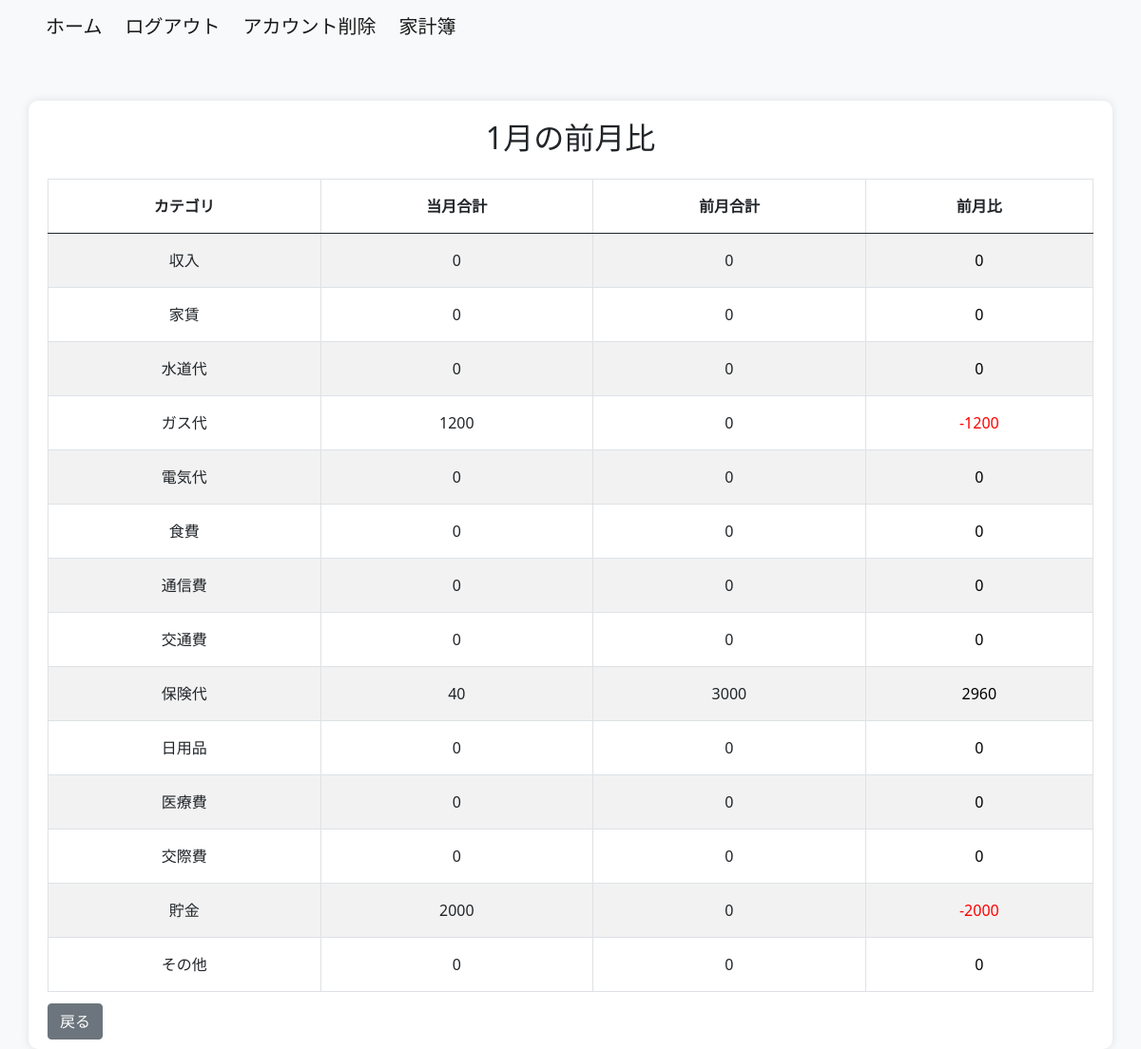
Screenshot of /household_budget/monthly-comparison/2024/1/ (signed in) with the database file from the repository.
### accounts/models.py (models this page shows, shortened)
class User(AbstractBaseUser, PermissionsMixin):
    user_name = models.CharField(max_length=150)
    email = models.EmailField(max_length=255, unique=True)
    is_active = models.BooleanField(default=True)
    is_staff = models.BooleanField(default=False)
    USERNAME_FIELD = 'email'
    REQUIRED_FIELDS = ['user_name']
    objects = UserManager()
    class Meta:
        db_table = 'user'

### household_budget/models.py (models this page shows, shortened)
class Category(models.Model):
    category_name = models.CharField(max_length=50)
    class Meta:
        db_table = 'category'

### household_budget/views.py (the view)
# urls.py: path('monthly-comparison/<int:year>/<int:month>/', MonthlyComparisonView.as_view(), name='monthly_comparison'),
class MonthlyComparisonView(TemplateView):
    template_name = 'm_comparison.html'
    @method_decorator(login_required(login_url='/login/'))
    def dispatch(self, *args, **kwargs):
        return super().dispatch(*args, **kwargs)
    def get_context_data(self, **kwargs):
        context = super().get_context_data(**kwargs)
        year = self.kwargs.get('year')
        month = self.kwargs.get('month')
        current_month_data = Transaction.objects.filter(user=self.request.user, event_date__year=year, event_date__month=month)
        last_month = datetime(int(year), int(month), 1) - timedelta(days=1)
        last_month_data = Transaction.objects.filter(user=self.request.user, event_date__year=last_month.year, event_date__month=last_month.month)
        current_month_totals = current_month_data.values('category__category_name').annotate(total_amount=Sum('amount'))
        last_month_totals = last_month_data.values('category__category_name').annotate(total_amount=Sum('amount'))
        categories = Category.objects.all()
        comparison_data = []
        for category in categories:
            current_amount = next((item['total_amount'] for item in current_month_totals if item['category__category_name'] == category.category_name), 0)
            last_amount = next((item['total_amount'] for item in last_month_totals if item['category__category_name'] == category.category_name), 0)
            comparison_data.append({
                'category': category.category_name,
                'current_amount': current_amount,
                'last_amount': last_amount,
                'percentage_change': last_amount - current_amount
            })
        context['year'] = year
        context['month'] = month
        context['comparison_data'] = comparison_data
        return context

### household_budget/templates/m_comparison.html (shortened to what this page needs)
{% extends 'base.html' %}
{% block content %}
<div class="container">
    <div class="row">
        <div class="col-md-12">
                {% if comparison_data %}
                <h2>{{ month }}月の前月比</h2>
                <table class="table table-striped table-bordered mt-4">
                    <thead class="thead-dark">
                        <tr>
                            <th>カテゴリ</th>
                            <th>当月合計</th>
                            <th>前月合計</th>
                            <th>前月比</th>
                        </tr>
                    </thead>
                    <tbody>
                        {% for item in comparison_data %}
                            <tr>
                                <td>{{ item.category }}</td>
                                <td>{{ item.current_amount }}</td>
                                <td>{{ item.last_amount }}</td>
                                <td style="color: {% if item.percentage_change >= 0 %}black{% else %}red{% endif %}">{{ item.percentage_change }}</td>
                            </tr>
                        {% endfor %}
                    </tbody>
                </table>
                {% else %}
                <p>前月のデータがありません。</p>
                {% endif %}
                <br>
                <div class="d-flex justify-content-start mt-3">
                <a href="{% url 'accounts:data_2024' %}" class="btn btn-secondary ml-2">戻る</a>
                </div>
            </div>
        </div>
    </div>
{% endblock %}

### household_budget/templates/m_comparison.html (style rules this page uses)
body { background-color: #f8f9fa; }
.container { background-color: #ffffff; border-radius: 10px; box-shadow: 0 0 10px rgba(0, 0, 0, 0.1); margin-top: 50px; padding: 20px; text-align: center; position: relative; }
.table { width: 100%; max-width: 100%; margin: 0 auto; border-collapse: collapse; text-align: center; }
.table th, .table td { padding: 1rem; vertical-align: middle; border: 1px solid #dee2e6; }
.btn-secondary { position: absolute; bottom: 10px; margin-top: 20px; }

### rows the page displays
User: category "収入", current_amount "0", last_amount "0", percentage_change "0", category "家賃", category "水道代", category "電気代", category "食費", category "通信費", category "交通費", category "日用品", category "医療費", category "交際費", category "その他"
Category: category "ガス代"
Category: category "保険代"
Category: category "貯金"

### other values shown
{{ month }} "1"
{{ item.current_amount }} "1200" "40" "2000"
{{ item.last_amount }} "0" "3000" "0"
{{ item.percentage_change }} "-1200" "2960" "-2000"
